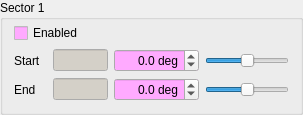
         <widget class="QGroupBox" name="groupSector1">
          <property name="palette">
           <palette>
            <active>
             <colorrole role="Base">
              <brush brushstyle="SolidPattern">
               <color alpha="255">
                <red>255</red>
                <green>170</green>
                <blue>255</blue>
               </color>
              </brush>
             </colorrole>
            </active>
            <inactive>
             <colorrole role="Base">
              <brush brushstyle="SolidPattern">
               <color alpha="255">
                <red>255</red>
                <green>170</green>
                <blue>255</blue>
               </color>
              </brush>
             </colorrole>
            </inactive>
            <disabled>
             <colorrole role="Base">
              <brush brushstyle="SolidPattern">
               <color alpha="255">
                <red>212</red>
                <green>208</green>
                <blue>200</blue>
               </color>
              </brush>
             </colorrole>
            </disabled>
           </palette>
          </property>
          <property name="title">
           <string>Sector 1</string>
          </property>
          <layout class="QGridLayout" name="layoutGuard1Setup_2">
           <property name="topMargin">
            <number>3</number>
           </property>
           <property name="verticalSpacing">
            <number>6</number>
           </property>
           <item row="1" column="4">
            <widget class="QLineEdit" name="editSector1Start">
             <property name="enabled">
              <bool>false</bool>
             </property>
             <property name="sizePolicy">
              <sizepolicy hsizetype="MinimumExpanding" vsizetype="Fixed">
               <horstretch>0</horstretch>
               <verstretch>0</verstretch>
              </sizepolicy>
             </property>
             <property name="minimumSize">
              <size>
               <width>0</width>
               <height>20</height>
              </size>
             </property>
             <property name="maximumSize">
              <size>
               <width>55</width>
               <height>16777215</height>
              </size>
             </property>
             <property name="alignment">
              <set>Qt::AlignRight|Qt::AlignTrailing|Qt::AlignVCenter</set>
             </property>
             <property name="readOnly">
              <bool>true</bool>
             </property>
            </widget>
           </item>
           <item row="1" column="5">
            <widget class="QDoubleSpinBox" name="spinSector1Start">
             <property name="minimumSize">
              <size>
               <width>85</width>
               <height>0</height>
              </size>
             </property>
             <property name="alignment">
              <set>Qt::AlignRight|Qt::AlignTrailing|Qt::AlignVCenter</set>
             </property>
             <property name="suffix">
              <string> deg</string>
             </property>
             <property name="decimals">
              <number>1</number>
             </property>
             <property name="minimum">
              <double>-360.000000000000000</double>
             </property>
             <property name="maximum">
              <double>360.000000000000000</double>
             </property>
             <property name="singleStep">
              <double>0.100000000000000</double>
             </property>
            </widget>
           </item>
           <item row="1" column="6">
            <widget class="QSlider" name="sliderSector1Start">
             <property name="minimum">
              <number>-360</number>
             </property>
             <property name="maximum">
              <number>360</number>
             </property>
             <property name="orientation">
              <enum>Qt::Horizontal</enum>
             </property>
            </widget>
           </item>
           <item row="1" column="2">
            <widget class="QLabel" name="labelSector1Start">
             <property name="text">
              <string>Start</string>
             </property>
            </widget>
           </item>
           <item row="4" column="4">
            <widget class="QLineEdit" name="editSector1End">
             <property name="enabled">
              <bool>false</bool>
             </property>
             <property name="sizePolicy">
              <sizepolicy hsizetype="MinimumExpanding" vsizetype="Fixed">
               <horstretch>0</horstretch>
               <verstretch>0</verstretch>
              </sizepolicy>
             </property>
             <property name="minimumSize">
              <size>
               <width>0</width>
               <height>20</height>
              </size>
             </property>
             <property name="maximumSize">
              <size>
               <width>55</width>
               <height>16777215</height>
              </size>
             </property>
             <property name="alignment">
              <set>Qt::AlignRight|Qt::AlignTrailing|Qt::AlignVCenter</set>
             </property>
             <property name="readOnly">
              <bool>true</bool>
             </property>
            </widget>
           </item>
           <item row="4" column="6">
            <widget class="QSlider" name="sliderSector1End">
             <property name="minimum">
              <number>-360</number>
             </property>
             <property name="maximum">
              <number>360</number>
             </property>
             <property name="orientation">
              <enum>Qt::Horizontal</enum>
             </property>
            </widget>
           </item>
           <item row="4" column="5">
            <widget class="QDoubleSpinBox" name="spinSector1End">
             <property name="minimumSize">
              <size>
               <width>85</width>
               <height>0</height>
              </size>
             </property>
             <property name="alignment">
              <set>Qt::AlignRight|Qt::AlignTrailing|Qt::AlignVCenter</set>
             </property>
             <property name="suffix">
              <string> deg</string>
             </property>
             <property name="decimals">
              <number>1</number>
             </property>
             <property name="minimum">
              <double>-360.000000000000000</double>
             </property>
             <property name="maximum">
              <double>360.000000000000000</double>
             </property>
             <property name="singleStep">
              <double>0.100000000000000</double>
             </property>
            </widget>
           </item>
           <item row="4" column="2">
            <widget class="QLabel" name="labelSector1End">
             <property name="text">
              <string>End</string>
             </property>
            </widget>
           </item>
           <item row="0" column="2" colspan="3">
            <widget class="QCheckBox" name="checkSector1Enabled">
             <property name="text">
              <string>Enabled</string>
             </property>
            </widget>
           </item>
          </layout>
         </widget>
